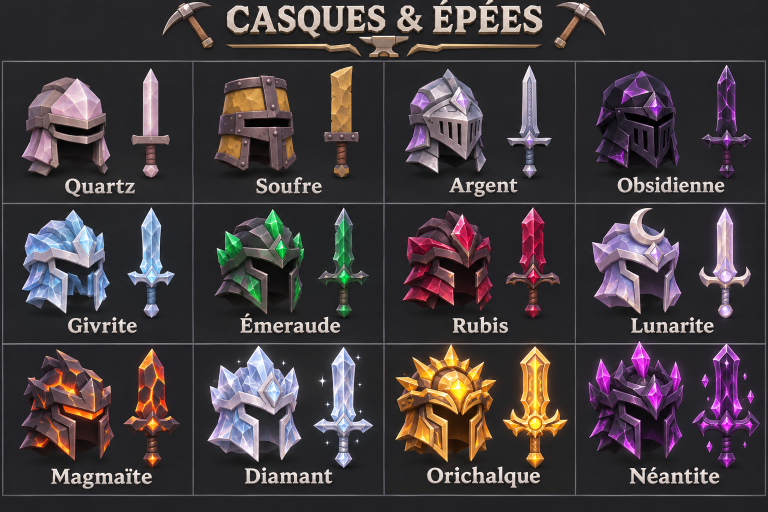
#> input picture previews/minerais/maquette-casques-epees.png, 1536 x 1024 px (shown at 1/2 size)
$ python comparer_epees_minerais.py
#> lines starting #> are read from the running program, lines starting #| are printed output that depends on the picture
"""Planche de comparaison maquette / rendu des 12 épées de minerais -> previews/armes/epees_minerais/comparaison.png"""
import os
from PIL import Image
ICI = os.path.dirname(os.path.abspath(__file__))
JEU = os.path.abspath(os.path.join(ICI, '..', '..'))
D = os.path.join(JEU, 'previews', 'armes', 'epees_minerais')
IDS = ['Quartz', 'Soufre', 'Argent', 'Obsidienne', 'Givrite', 'Emeraude', 'Rubis', 'Lunarite',
       'Magmaite', 'Diamant', 'Orichalque', 'Neantite']
im = Image.open(os.path.join(JEU, 'previews', 'minerais', 'maquette-casques-epees.png')).convert('RGB')
#> im is the input picture: PIL image 1536x1024 RGB; mean R, G, B 66.9, 58.9, 62.3
cols = [240, 620, 1000, 1380]
rows = [125, 405, 685]
W, H = 260, 500
out = Image.new('RGB', (4 * 2 * W, 3 * H), (20, 20, 24))
for k, n in enumerate(IDS):
    r, c = divmod(k, 4)
    ref = im.crop((cols[c], rows[r], cols[c] + 130, rows[r] + 250)).resize((W, H), Image.LANCZOS)
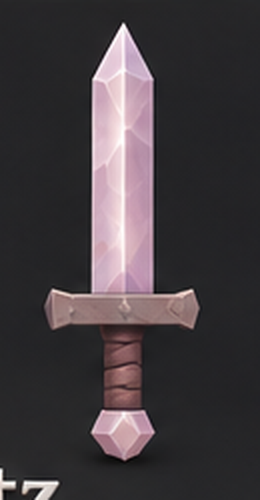
#> ref: PIL image 260x500 RGB; mean R, G, B 66.8, 60.3, 63.9
#> (the run stopped early here; a loop or call above may not have finished)
